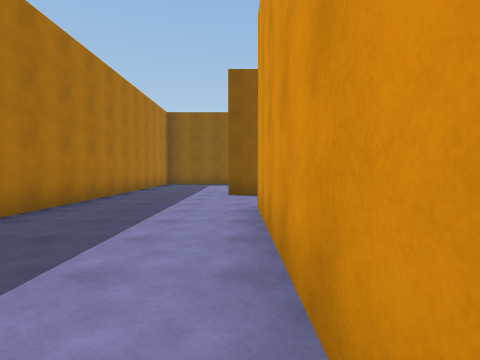
view 1 (above)

14 first-person views from a walk through a scene from a Unity 3-D project. The camera is 1.4 m above the floor, tilts 2° down and sees 80° across. The floor is counted in squares, 2 m on a side. Each view is taken from the middle of a square. On the plan, view 1 faces up. The plan holds only what a view shows up to about 10 squares ahead; the rest is blank. The place goes on beyond the plan. Surface patterns are stand-ins for the level's own textures.

view 2
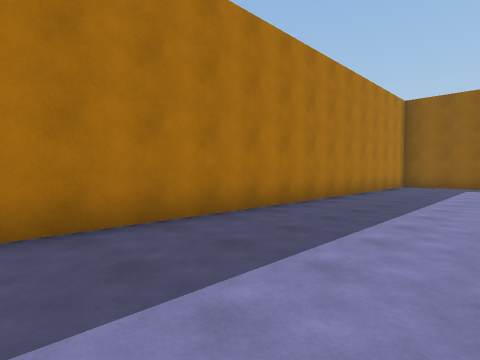

view 3
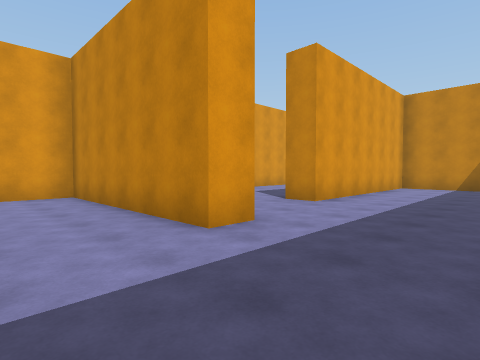

view 4
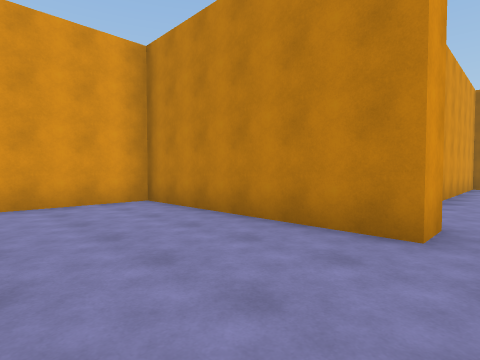

view 5
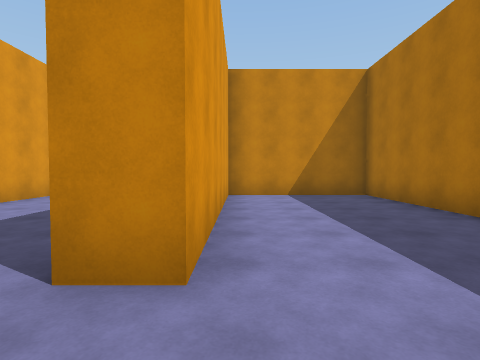

view 6
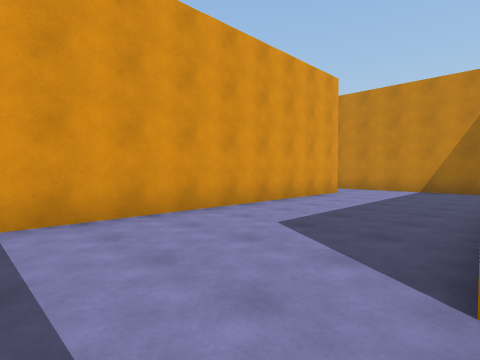

view 7
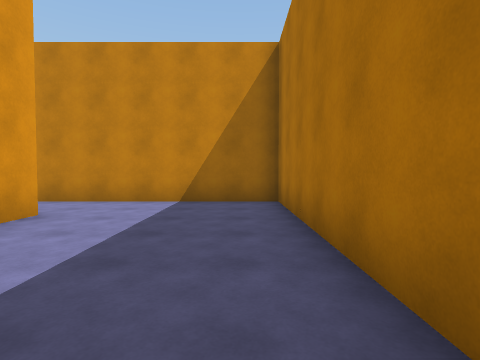

view 8
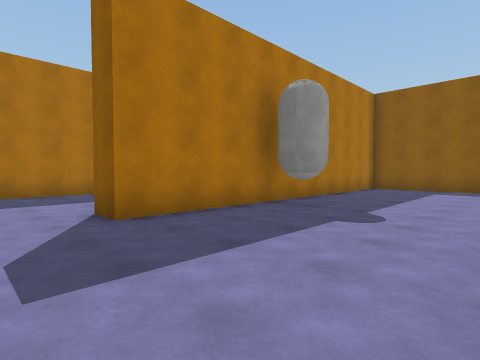

view 9
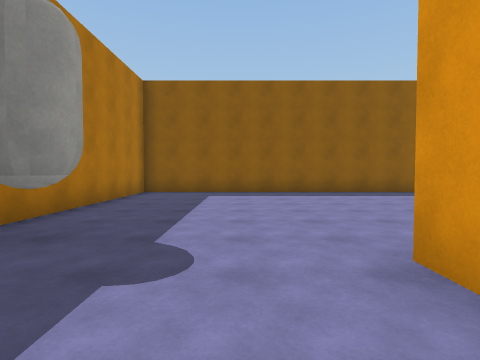

view 10
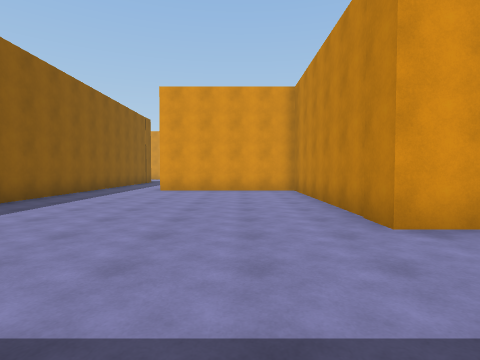

view 11
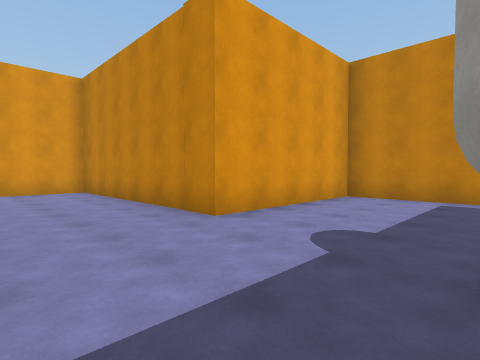

view 12
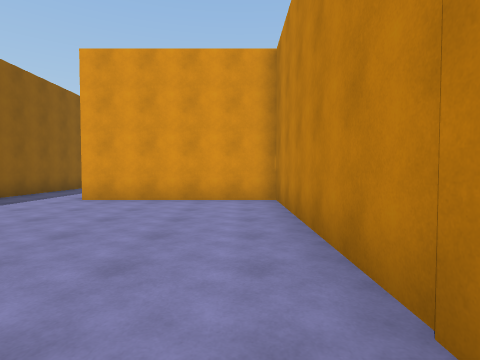

view 13
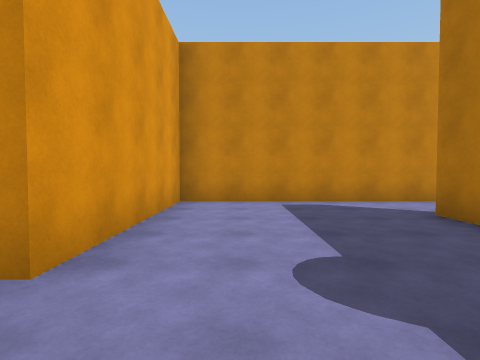

view 14
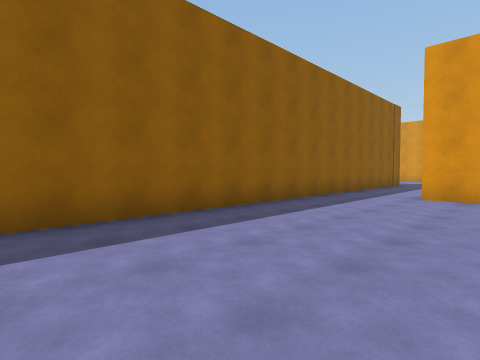

### Floor plan
Ten units are one square. View 1 is at (0, 0); x grows to the right and y downward. Boxes are objects, and circles mark ways between rooms. Rooms are numbered by the first view taken in them; rooms with no view inside come last. Other rooms are left out.
<svg viewBox="-40 -121 219 160">
<path fill="none" stroke="#000" d="M5 -80 -3 -80 -3 -89 51 -89 51 -115M-35 -116 -35 10 3 10 3 -53 12 -53M11 -20 11 34 66 34M60 14 51 14 51 -68M66 34 103 34 103 -12 167 -12 167 -58M174 -80 60 -80 60 14"/>
<rect x="65" y="-25" width="10" height="10" fill="#bbb"><title>white capsule</title></rect>
<circle cx="10" cy="-65" r="3" fill="#2a7"/>
<circle cx="60" cy="25" r="3" fill="#2a7"/>
<text x="0" y="-70">1</text>
<text x="40" y="-20">2</text>
<text x="110" y="-30">3</text>
</svg>
Room 1 opens to room 2. Room 2 opens to room 3.

Where each view was taken, in squares from view 1:
view 1: 0 up, 0 right, facing up
view 2: 1 up, 0 right, facing up-left
view 3: 11 up, 3 left, facing down-right
view 4: 12 up, 1 left, facing down-right
view 5: 7 up, 0 right, facing down
view 6: 7 up, 1 right, facing down-right
view 7: 3 up, 2 right, facing down
view 8: 3 down, 10 right, facing up-left
view 9: 1 down, 9 right, facing up
view 10: 3 up, 7 right, facing right
view 11: 4 up, 7 right, facing down-right
view 12: 2 up, 10 right, facing right
view 13: 3 up, 9 right, facing down
view 14: 4 up, 9 right, facing up-right
